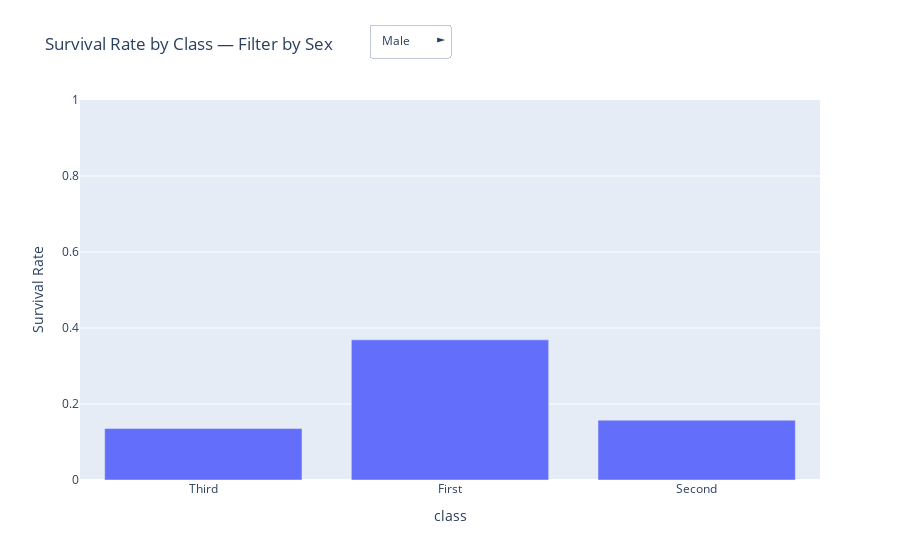

This figure's notebook cell:
### Code cell
# this drops rows with missing values, copy avoids Pandas warnings when you add a new column
df = titanic.dropna(subset=["sex","class","survived"]).copy()

# gets the mean group rate (so every row carries its groups survival rate)
df["survival_rate"] = df.groupby(["sex","class"])["survived"].transform("mean")

# collapse to one group per row
agg = df.drop_duplicates(subset=["sex","class"])[["sex","class","survival_rate"]]
# agg.head()
# start with the default slice before we add a dropdown
fig = px.bar(
    agg.query("sex=='male'"),
    x="class", y="survival_rate",
    title="Survival Rate by Class — Filter by Sex"
)

# add dropdown to switch sex
fig.update_layout(
    updatemenus=[{
        "buttons":[
            {"label":"Male","method":"update",
             "args":[{"x":[agg.query('sex==\"male\"')["class"]],
                      "y":[agg.query('sex==\"male\"')["survival_rate"]]},
                     {"title":"Survival Rate by Class — Male"}]},
            {"label":"Female","method":"update",
             "args":[{"x":[agg.query('sex==\"female\"')["class"]],
                      "y":[agg.query('sex==\"female\"')["survival_rate"]]},
                     {"title":"Survival Rate by Class — Female"}]},
        ],
        "direction":"right", "x":0.5, "y":1.2
    }]
)
""" 
updatemenus adds a dropdown.
method:"update" lets you update both trace data and layout.
The first dict in args updates trace properties (x, y).
Plotly expects a list per trace → you have one trace, so you pass lists of length 1.
The second dict in args updates layout (here, the title).
Each button filters agg by sex and swaps the data in the existing trace.
"""

# Survival rate is a proportion, we do this to make the comparaion fair
fig.update_yaxes(range=[0,1], title="Survival Rate")
fig.show()

### Figure 1 — Plotly figure (JSON) as saved in the notebook; plotly's stock layout.template omitted (floating-point values rounded to 4 significant figures)
{"data": [{"hovertemplate": "class=%{x}<br>survival_rate=%{y}<extra></extra>", "legendgroup": "", "marker": {"color": "#636efa", "pattern": {"shape": ""}}, "name": "", "orientation": "v", "showlegend": false, "textposition": "auto", "type": "bar", "x": ["Third", "First", "Second"], "xaxis": "x", "y": [0.1354, 0.3689, 0.1574], "yaxis": "y"}], "layout": {"barmode": "relative", "legend": {"tracegroupgap": 0}, "title": {"text": "Survival Rate by Class — Filter by Sex"}, "updatemenus": [{"buttons": [{"args": [{"x": [["Third", "First", "Second"]], "y": [[0.1354, 0.3689, 0.1574]]}, {"title": "Survival Rate by Class — Male"}], "label": "Male", "method": "update"}, {"args": [{"x": [["First", "Third", "Second"]], "y": [[0.9681, 0.5, 0.9211]]}, {"title": "Survival Rate by Class — Female"}], "label": "Female", "method": "update"}], "direction": "right", "x": 0.5, "y": 1.2}], "xaxis": {"anchor": "y", "domain": [0, 1], "title": {"text": "class"}}, "yaxis": {"anchor": "x", "domain": [0, 1], "range": [0, 1], "title": {"text": "Survival Rate"}}}}
